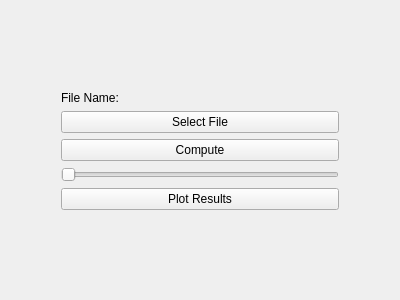
<?xml version="1.0" encoding="UTF-8"?>
<ui version="4.0">
 <class>AllanVariance</class>
 <widget class="QWidget" name="AllanVariance">
  <property name="geometry">
   <rect>
    <x>0</x>
    <y>0</y>
    <width>400</width>
    <height>300</height>
   </rect>
  </property>
  <property name="windowTitle">
   <string>Form</string>
  </property>
  <layout class="QVBoxLayout" name="verticalLayout_2">
   <item>
    <layout class="QVBoxLayout" name="verticalLayout">
     <property name="leftMargin">
      <number>50</number>
     </property>
     <property name="rightMargin">
      <number>50</number>
     </property>
     <item>
      <spacer name="verticalSpacer_2">
       <property name="orientation">
        <enum>Qt::Orientation::Vertical</enum>
       </property>
       <property name="sizeHint" stdset="0">
        <size>
         <width>20</width>
         <height>40</height>
        </size>
       </property>
      </spacer>
     </item>
     <item>
      <widget class="QLabel" name="FileNameLabel">
       <property name="text">
        <string>File Name: </string>
       </property>
      </widget>
     </item>
     <item>
      <widget class="QPushButton" name="SelectFileButton">
       <property name="text">
        <string>Select File</string>
       </property>
      </widget>
     </item>
     <item>
      <widget class="QPushButton" name="ComputeButton">
       <property name="text">
        <string>Compute</string>
       </property>
      </widget>
     </item>
     <item>
      <widget class="QSlider" name="ProgressBar">
       <property name="tracking">
        <bool>true</bool>
       </property>
       <property name="orientation">
        <enum>Qt::Orientation::Horizontal</enum>
       </property>
      </widget>
     </item>
     <item>
      <widget class="QPushButton" name="PlotResults">
       <property name="text">
        <string>Plot Results</string>
       </property>
      </widget>
     </item>
     <item>
      <spacer name="verticalSpacer">
       <property name="orientation">
        <enum>Qt::Orientation::Vertical</enum>
       </property>
       <property name="sizeHint" stdset="0">
        <size>
         <width>20</width>
         <height>40</height>
        </size>
       </property>
      </spacer>
     </item>
    </layout>
   </item>
  </layout>
 </widget>
 <resources/>
 <connections/>
</ui>
